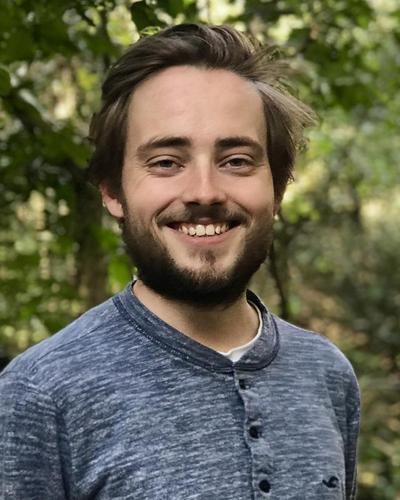
#> input picture images/originals/Profilbilde.jpg, 400 x 500 px
$ python readimage.py
#> lines starting #> are read from the running program, lines starting #| are printed output that depends on the picture
import cv2
import numpy as np
from scipy.sparse import coo_matrix
from scipy.sparse.linalg import spsolve


img = cv2.imread("images/originals/Profilbilde.jpg", 0)
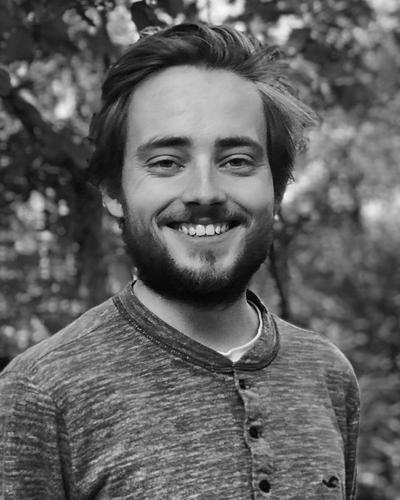
#> img: shape (500, 400); min 0, max 249, mean 97.7
# img = cv2.resize(img, (0,0), fx = 0.2, fy = 0.2)

ny = img.shape[0]
#> ny = 500
nx = img.shape[1]
#> nx = 400

leny = 1.0
lenx = nx / ny
#> lenx = 0.8
h = leny / ny
#> h = 0.002
ell = 0.0000001

# [7 lines of commented-out code are left out]


numNodes = int(ny * nx)
#> numNodes = 200000

# [5 lines of commented-out code are left out]

rowsDiag = np.arange(numNodes)
rowsOffDiag1 = np.arange(numNodes - 1)
rowsOffDiag2 = np.arange(1, numNodes)
rowsOffDiag3 = np.arange(numNodes - ny)
rowsOffDiag4 = np.arange(ny, numNodes)
rows = np.concatenate(
    (rowsDiag, rowsOffDiag1, rowsOffDiag2, rowsOffDiag3, rowsOffDiag4), axis=None
)

colsDiag = np.arange(numNodes)
colsOffDiag1 = np.arange(1, numNodes)
colsOffDiag2 = np.arange(numNodes - 1)
colsOffDiag3 = np.arange(ny, numNodes)
colsOffDiag4 = np.arange(numNodes - ny)
cols = np.concatenate(
    (colsDiag, colsOffDiag1, colsOffDiag2, colsOffDiag3, colsOffDiag4), axis=None
)

entriesDiag = 1.0 + 4 * ell / (h**2) * np.ones(numNodes)
entriesOffDiag = -ell / h**2 * np.ones(len(rows) - numNodes)
entries = np.concatenate((entriesDiag, entriesOffDiag), axis=None)

matrix = coo_matrix((entries, (rows, cols))).tocsr()
# matrix[bdryNodes,:] = 0.0
# matrix[bdryNodes,bdryNodes] = 1
# matrix = matrix.tocsr()
rhs = np.reshape(img, numNodes, order="F")

x = spsolve(matrix, rhs)
img2 = np.reshape(x, (ny, nx), order="F")
print(img2.shape)
#| (500, 400)

print(x)
#> (printed output is left out)
print(rhs)
#> (printed output is left out)
cv2.imwrite("images/modified/Profilbilde2.jpg", img2)
